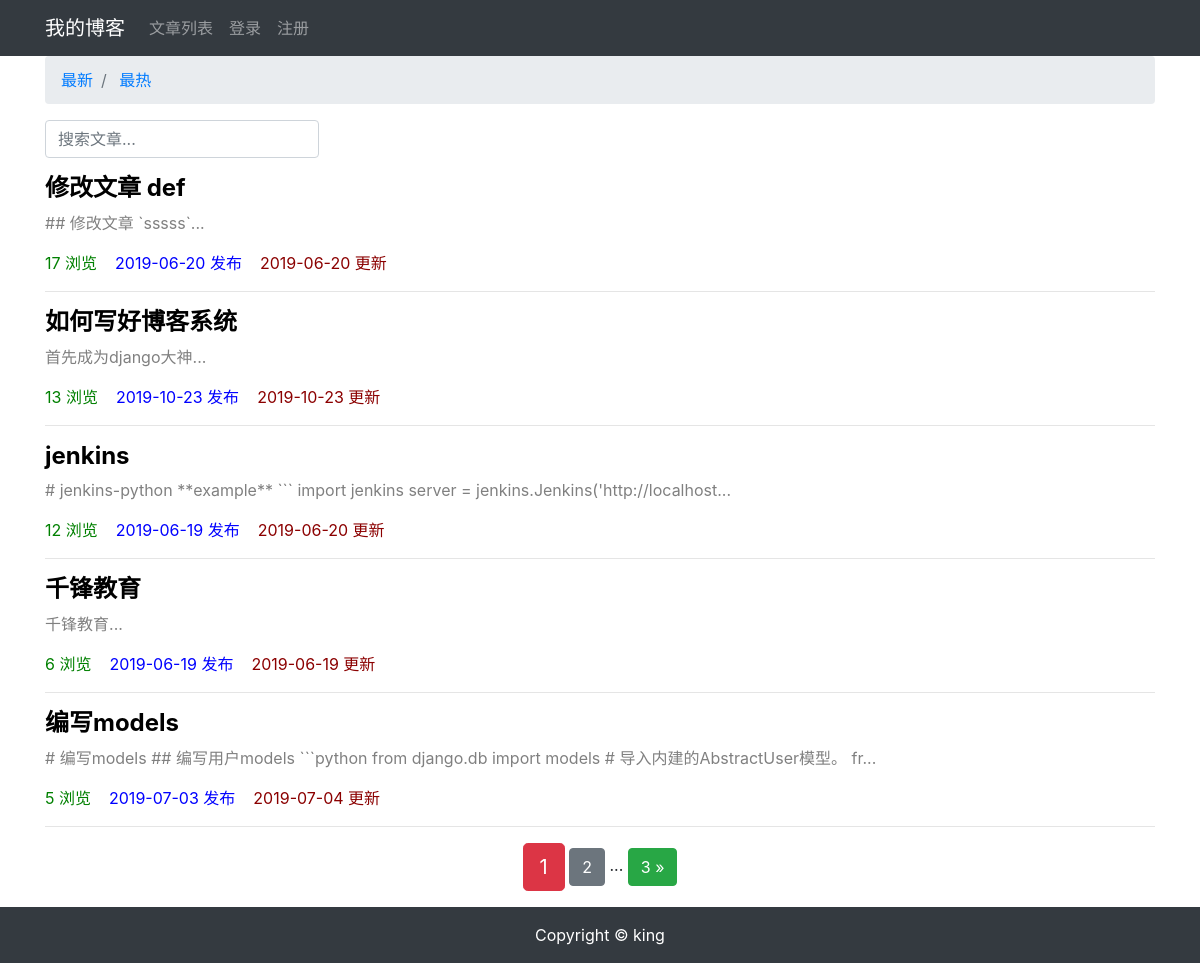
Before: /article/article-list/ with the older database file.
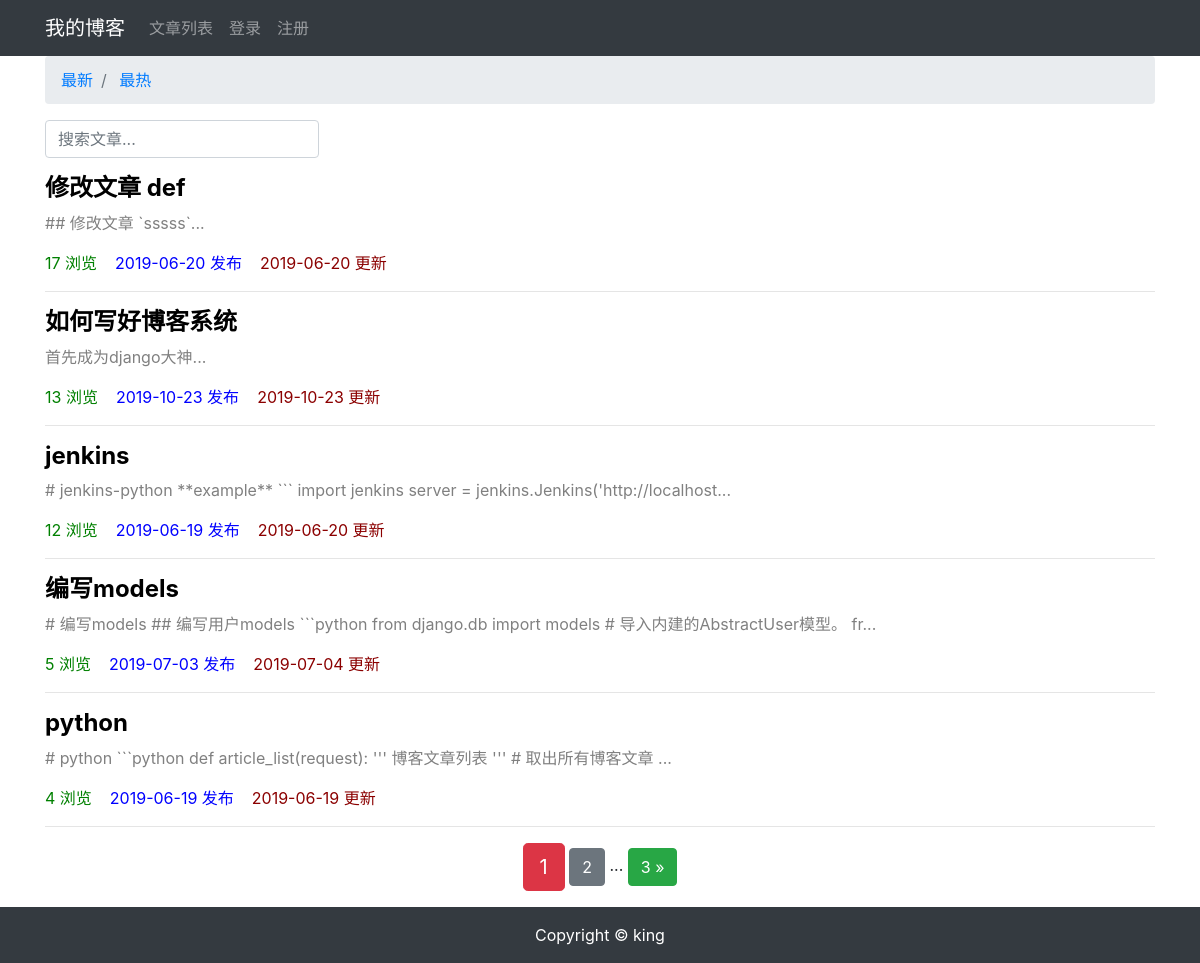
After: the same page with the newer database file.
### article/models.py (models this page shows, shortened)
class ArticlePost(models.Model):
    author = models.ForeignKey(User, on_delete=models.CASCADE)
    title = models.CharField(max_length=100)
    body = models.TextField()
    views_counts = models.PositiveIntegerField(default=0)
    created = models.DateTimeField(default=timezone.now)
    updated = models.DateTimeField(auto_now=True)
    class Meta:
        ordering = ('-views_counts',)
        verbose_name = '文章'
        verbose_name_plural = verbose_name

### article/views.py (the view)
# urls.py: path('article-list/', views.article_list, name='article_list'),
def article_list(request):
    search = request.GET.get('search')
    order = request.GET.get('order')
    if search:
        if order == 'views_counts':
            article_list = ArticlePost.objects.filter(
                Q(title__icontains=search) |
                Q(body__icontains=search)
            ).order_by('-views_counts')
        else:
            article_list = ArticlePost.objects.filter(
                Q(title__icontains=search) |
                Q(body__icontains=search)
            )
    else:
        search = ''
        if order == 'total_views':
            article_list = ArticlePost.objects.all().order_by('-total_views')
        else:
            article_list = ArticlePost.objects.all()
    paginator = Paginator(article_list, 5)
    page = request.GET.get('page')
    articles = paginator.get_page(page)
    context = {'articles': articles}
    return render(request, 'article/article_list.html', context)

### templates/article/article_list.html (shortened to what this page needs)
{% extends "base.html" %}
{% load staticfiles %}
{% block content %}
<div class="container">
    <nav aria-label="breadcrumb">
        <ol class="breadcrumb">
            <li class="breadcrumb-item">
                <a href="{% url 'article:article_list' %}?search={{ search }}">
                    最新
                </a>
            </li>
            <li class="breadcrumb-item">
                <a href="{% url 'article:article_list' %}?order=views_counts&search={{ search }}">
                    最热
                </a>
            </li>
        </ol>
    </nav>
    <div class="row">
        <div class="col-auto mr-auto">
            <form class="form-inline">
                <input type="text" class="form-control mb-2 mr-sm-2" name="search" placeholder="搜索文章..." required>
            </form>
        </div>
    </div>
    <div class="row mt-2">
        {% for article in articles %}
        <div class="col-12">
            <h4>
                <b>
                    <a href="{% url 'article:article_detail' article.id %}" style="color: black;">
                        {{ article.title }}
                    </a>
                </b>
            </h4>
            <div>
                <p style="color: gray;">
                    {{ article.body|slice:'100' }}...
                </p>
            </div>
            <p>
                <span style="color: green;">
                    {{ article.views_counts }} 浏览&nbsp;&nbsp;&nbsp;
                </span>
                <span style="color: blue;">
                    {{ article.created|date:'Y-m-d' }} 发布&nbsp;&nbsp;&nbsp;
                </span>
                <span style="color: darkred;">
                    {{ article.updated|date:'Y-m-d' }} 更新
                </span>
            </p>
            <hr>
        </div>
        {% endfor %}
    </div>
    <div class="pagination row">
        <div class="m-auto">
            <span class="step-links">
                <span class="current btn btn-danger btn-lg">
                    {{ articles.number }}
                </span>
                {% if articles.has_next %}
                <a href="?page={{ articles.next_page_number }}" class="btn btn-secondary">
                    {{ articles.next_page_number }}
                </a>
                <span>...</span>
                <a href="?page={{ articles.paginator.num_pages }}" class="btn btn-success">
                    {{ articles.paginator.num_pages }} &raquo;
                </a>
                {% endif %}
            </span>
        </div>
    </div>
</div>
{% endblock content %}

### templates/base.html (shortened to what this page needs)
{% load staticfiles %}
<!DOCTYPE html>
<html lang="zh-cn">
<head>
    <link rel="stylesheet" href="https://cdn.bootcss.com/bootstrap/4.0.0/css/bootstrap.min.css"
>
    <link rel="stylesheet" href="{% static 'mk_css/monokai.css' %}">
</head>
<body>
    {% include 'header.html' %}
    {% block content %}{% endblock content %}
    {% include 'footer.html' %}
</body>
</html>

### templates/header.html (shortened to what this page needs)
<nav class="navbar navbar-expand-lg navbar-dark bg-dark">
    <div class="container">
        <a class="navbar-brand" href="{% url 'article:index' %}">我的博客</a>
        <div class="collapse navbar-collapse" id="navbarSupportedContent">
            <ul class="navbar-nav">
                <li class="nav-item">
                    <a class="nav-link" href="{% url 'article:article_list' %}">文章列表</a>
                </li>
                {% if user.is_authenticated %}
                <li class="nav-item">
                    <a class="nav-link" href="{% url 'article:article_create' %}">创建文章</a>
                </li>
                <li class="nav-item dropdown">
                    <a class="nav-link dropdown-toggle" href="#" id="navbarDropdown" role="button"
                        data-toggle="dropdown" aria-haspopup="true" aria-expanded="false">
                        {{ user.username }}
                    </a>
                    <div class="dropdown-menu" aria-labelledby="navbarDropdown">
                        <a class="dropdown-item" href='{% url "userprofile:logout" %}'>退出登录</a>
                        <a class="dropdown-item" href="#" onclick="user_delete()">删除用户</a>
                    </div>
                </li>
                {% else %}
                <li class="nav-item">
                    <a class="nav-link" href="{% url 'userprofile:login' %}">登录</a>
                </li>
                <li class="nav-item">
                    <a class="nav-link" href="{% url 'userprofile:register' %}">注册</a>
                </li>
                {% endif %}
            </ul>
        </div>
    </div>
</nav>

### templates/footer.html
{% load staticfiles %}
<div>
    <br><br><br>
</div>
<footer class="py-3 bg-dark fixed-bottom">
    <div class="container">
        <p class="m-0 text-center text-white">Copyright &copy; king</p>
    </div>
</footer>

Changed rows visible on the page:
removed ArticlePost: title "千锋教育", body "千锋教育", views_counts "6", created "2019-06-19", updated "2019-06-19"
now on this page (row unchanged): ArticlePost: title "python", body "# python ```python def article_list(request): ''' 博客文章列表 ''' # 取出所有博客文章", views_counts "4", created "2019-06-19", updated "2019-06-19"
